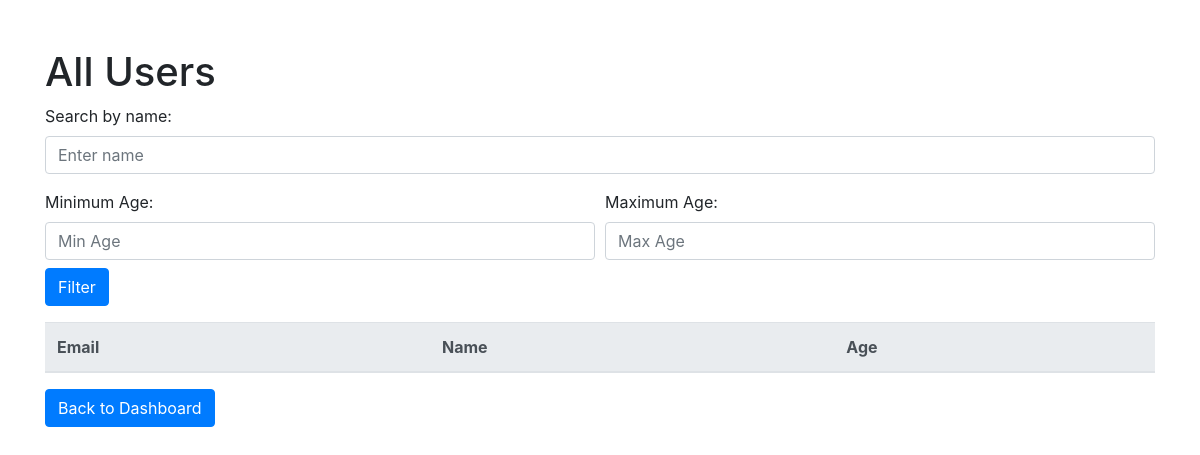
The app's page /user.php, older data.
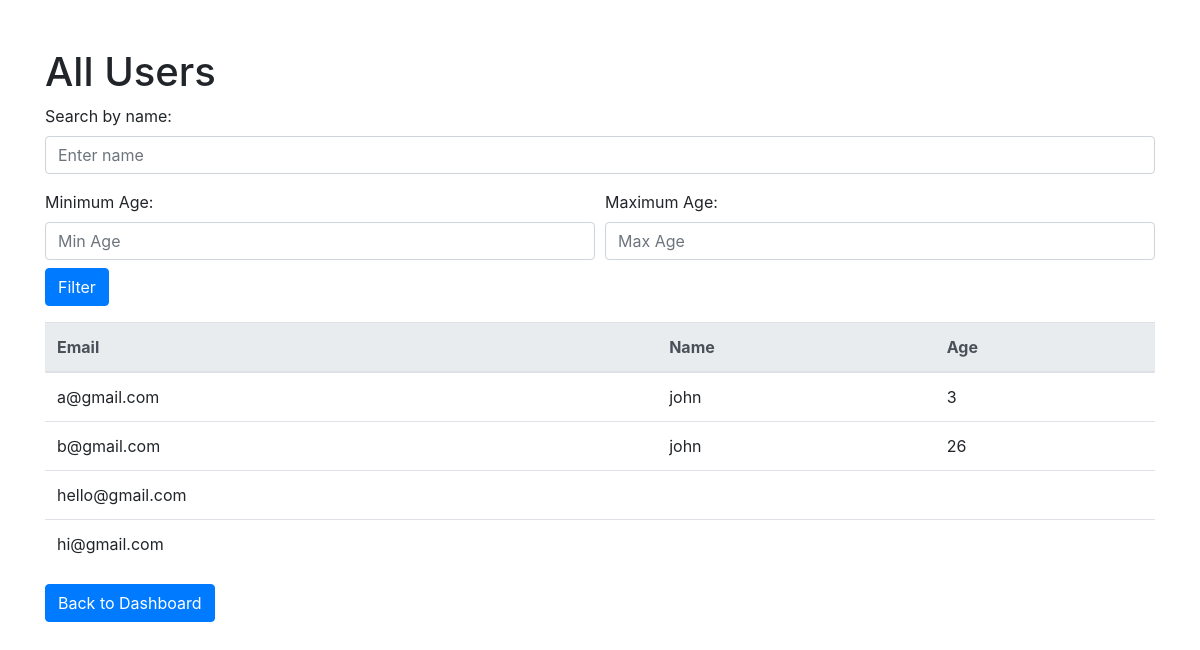
The same page, newer data.
### tables this page shows
CREATE TABLE `User` (
  `email` varchar(255) NOT NULL,
  `password` varchar(255) NOT NULL,
  `name` varchar(255) DEFAULT NULL,
  `age` int(11) DEFAULT NULL
);

### user.php (the view, shortened to what this page needs)
<!DOCTYPE html>
<html lang="en">
<head>
    <link rel="stylesheet" href="https://stackpath.bootstrapcdn.com/bootstrap/4.3.1/css/bootstrap.min.css">
</head>
<body>
    <div class="container">
        <h1 class="mt-5">All Users</h1>
        <form method="post" action="user.php" class="mb-3">
            <div class="form-group">
                <label for="searchName">Search by name:</label>
                <input type="text" class="form-control" id="searchName" name="searchName" placeholder="Enter name">
            </div>
            <div class="form-row">
                <div class="col">
                    <label for="minAge">Minimum Age:</label>
                    <input type="number" class="form-control" id="minAge" name="minAge" placeholder="Min Age">
                </div>
                <div class="col">
                    <label for="maxAge">Maximum Age:</label>
                    <input type="number" class="form-control" id="maxAge" name="maxAge" placeholder="Max Age">
                </div>
            </div>
            <button type="submit" class="btn btn-primary mt-2">Filter</button>
        </form>
        <table class="table mt-3">
            <thead class="thead-light">
                <tr>
                    <th>Email</th>
                    <th>Name</th>
                    <th>Age</th>
                </tr>
            </thead>
            <tbody>
                <?php
                $servername = "localhost";
                $username = "root";
                $password = "";
                $dbname = "COSI127b";
                try {
                    $conn = new PDO("mysql:host=$servername;dbname=$dbname", $username, $password);
                    $conn->setAttribute(PDO::ATTR_ERRMODE, PDO::ERRMODE_EXCEPTION);
                    $sql = "SELECT email, name, age FROM User WHERE 1 = 1";
                    $stmt = $conn->prepare($sql);
                    $stmt->execute();
                    $results = $stmt->fetchAll(PDO::FETCH_ASSOC);
                    foreach ($results as $row) {
                        echo "<tr>
                                <td>" . htmlspecialchars($row['email']) . "</td>
                                <td>" . htmlspecialchars($row['name']) . "</td>
                                <td>" . htmlspecialchars($row['age']) . "</td>
                              </tr>";
                    }
                } catch(PDOException $e) {
                    echo "Error: " . $e->getMessage();
                }
                ?>
            </tbody>
        </table>
        <a href="index.php" class="btn btn-primary">Back to Dashboard</a>
    </div>
</body>
</html>

Row changes from the older to the newer data that the page shows:
added user: email "a@gmail.com", name "john", age "3"
added user: email "b@gmail.com", name "john", age "26"
added user: email "hello@gmail.com"
added user: email "hi@gmail.com"
